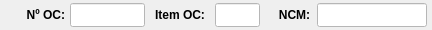
              <widget class="QWidget" name="widget_29" native="true">
               <property name="minimumSize">
                <size>
                 <width>0</width>
                 <height>30</height>
                </size>
               </property>
               <property name="maximumSize">
                <size>
                 <width>16777215</width>
                 <height>30</height>
                </size>
               </property>
               <property name="styleSheet">
                <string notr="true"/>
               </property>
               <layout class="QHBoxLayout" name="horizontalLayout_27">
                <property name="spacing">
                 <number>5</number>
                </property>
                <property name="leftMargin">
                 <number>5</number>
                </property>
                <property name="topMargin">
                 <number>3</number>
                </property>
                <property name="rightMargin">
                 <number>5</number>
                </property>
                <property name="bottomMargin">
                 <number>3</number>
                </property>
                <item>
                 <widget class="QLabel" name="label_24">
                  <property name="minimumSize">
                   <size>
                    <width>60</width>
                    <height>0</height>
                   </size>
                  </property>
                  <property name="maximumSize">
                   <size>
                    <width>60</width>
                    <height>16777215</height>
                   </size>
                  </property>
                  <property name="font">
                   <font>
                    <pointsize>9</pointsize>
                    <weight>75</weight>
                    <bold>true</bold>
                   </font>
                  </property>
                  <property name="text">
                   <string>Nº OC:</string>
                  </property>
                  <property name="alignment">
                   <set>Qt::AlignRight|Qt::AlignTrailing|Qt::AlignVCenter</set>
                  </property>
                 </widget>
                </item>
                <item>
                 <widget class="QLineEdit" name="line_NumOC">
                  <property name="sizePolicy">
                   <sizepolicy hsizetype="Preferred" vsizetype="Preferred">
                    <horstretch>0</horstretch>
                    <verstretch>0</verstretch>
                   </sizepolicy>
                  </property>
                  <property name="minimumSize">
                   <size>
                    <width>75</width>
                    <height>0</height>
                   </size>
                  </property>
                  <property name="maximumSize">
                   <size>
                    <width>75</width>
                    <height>16777215</height>
                   </size>
                  </property>
                  <property name="font">
                   <font>
                    <pointsize>9</pointsize>
                   </font>
                  </property>
                  <property name="styleSheet">
                   <string notr="true">background-color: rgb(255, 255, 255);</string>
                  </property>
                  <property name="text">
                   <string/>
                  </property>
                  <property name="alignment">
                   <set>Qt::AlignCenter</set>
                  </property>
                 </widget>
                </item>
                <item>
                 <widget class="QLabel" name="label_26">
                  <property name="minimumSize">
                   <size>
                    <width>60</width>
                    <height>0</height>
                   </size>
                  </property>
                  <property name="maximumSize">
                   <size>
                    <width>60</width>
                    <height>16777215</height>
                   </size>
                  </property>
                  <property name="font">
                   <font>
                    <pointsize>9</pointsize>
                    <weight>75</weight>
                    <bold>true</bold>
                   </font>
                  </property>
                  <property name="text">
                   <string>Item OC:</string>
                  </property>
                  <property name="alignment">
                   <set>Qt::AlignCenter</set>
                  </property>
                 </widget>
                </item>
                <item>
                 <widget class="QLineEdit" name="line_Item_Req">
                  <property name="sizePolicy">
                   <sizepolicy hsizetype="Preferred" vsizetype="Preferred">
                    <horstretch>0</horstretch>
                    <verstretch>0</verstretch>
                   </sizepolicy>
                  </property>
                  <property name="minimumSize">
                   <size>
                    <width>45</width>
                    <height>0</height>
                   </size>
                  </property>
                  <property name="maximumSize">
                   <size>
                    <width>45</width>
                    <height>16777215</height>
                   </size>
                  </property>
                  <property name="font">
                   <font>
                    <pointsize>9</pointsize>
                   </font>
                  </property>
                  <property name="styleSheet">
                   <string notr="true">background-color: rgb(255, 255, 255);</string>
                  </property>
                  <property name="alignment">
                   <set>Qt::AlignCenter</set>
                  </property>
                 </widget>
                </item>
                <item>
                 <widget class="QLabel" name="label">
                  <property name="text">
                   <string/>
                  </property>
                 </widget>
                </item>
                <item>
                 <widget class="QLabel" name="label_27">
                  <property name="minimumSize">
                   <size>
                    <width>35</width>
                    <height>0</height>
                   </size>
                  </property>
                  <property name="maximumSize">
                   <size>
                    <width>35</width>
                    <height>16777215</height>
                   </size>
                  </property>
                  <property name="font">
                   <font>
                    <pointsize>9</pointsize>
                    <weight>75</weight>
                    <bold>true</bold>
                   </font>
                  </property>
                  <property name="text">
                   <string>NCM:</string>
                  </property>
                  <property name="alignment">
                   <set>Qt::AlignCenter</set>
                  </property>
                 </widget>
                </item>
                <item>
                 <widget class="QLineEdit" name="line_NCM">
                  <property name="sizePolicy">
                   <sizepolicy hsizetype="Preferred" vsizetype="Preferred">
                    <horstretch>0</horstretch>
                    <verstretch>0</verstretch>
                   </sizepolicy>
                  </property>
                  <property name="minimumSize">
                   <size>
                    <width>110</width>
                    <height>0</height>
                   </size>
                  </property>
                  <property name="maximumSize">
                   <size>
                    <width>110</width>
                    <height>16777215</height>
                   </size>
                  </property>
                  <property name="font">
                   <font>
                    <pointsize>9</pointsize>
                   </font>
                  </property>
                  <property name="styleSheet">
                   <string notr="true">background-color: rgb(255, 255, 255);</string>
                  </property>
                  <property name="alignment">
                   <set>Qt::AlignCenter</set>
                  </property>
                 </widget>
                </item>
               </layout>
              </widget>
